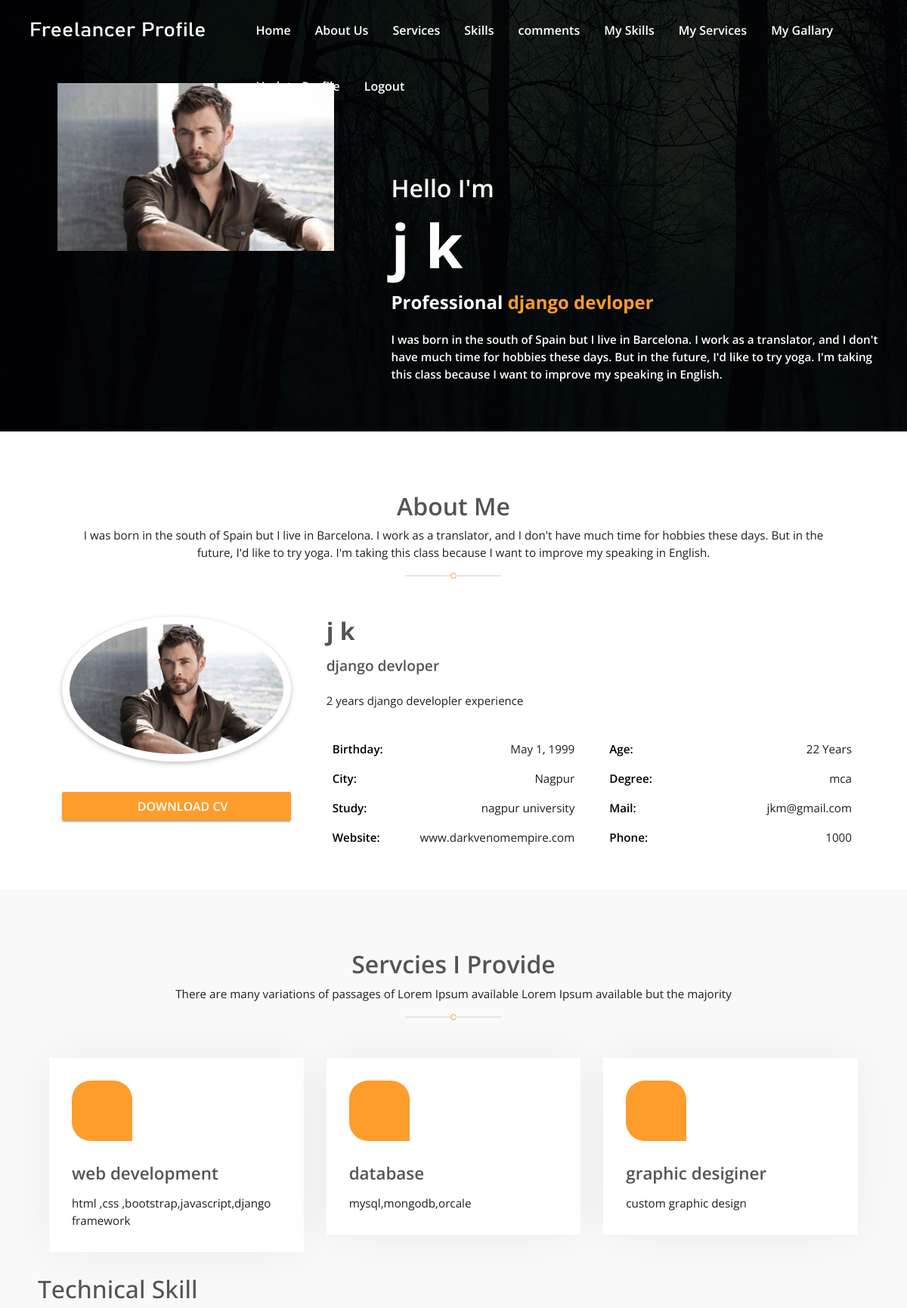
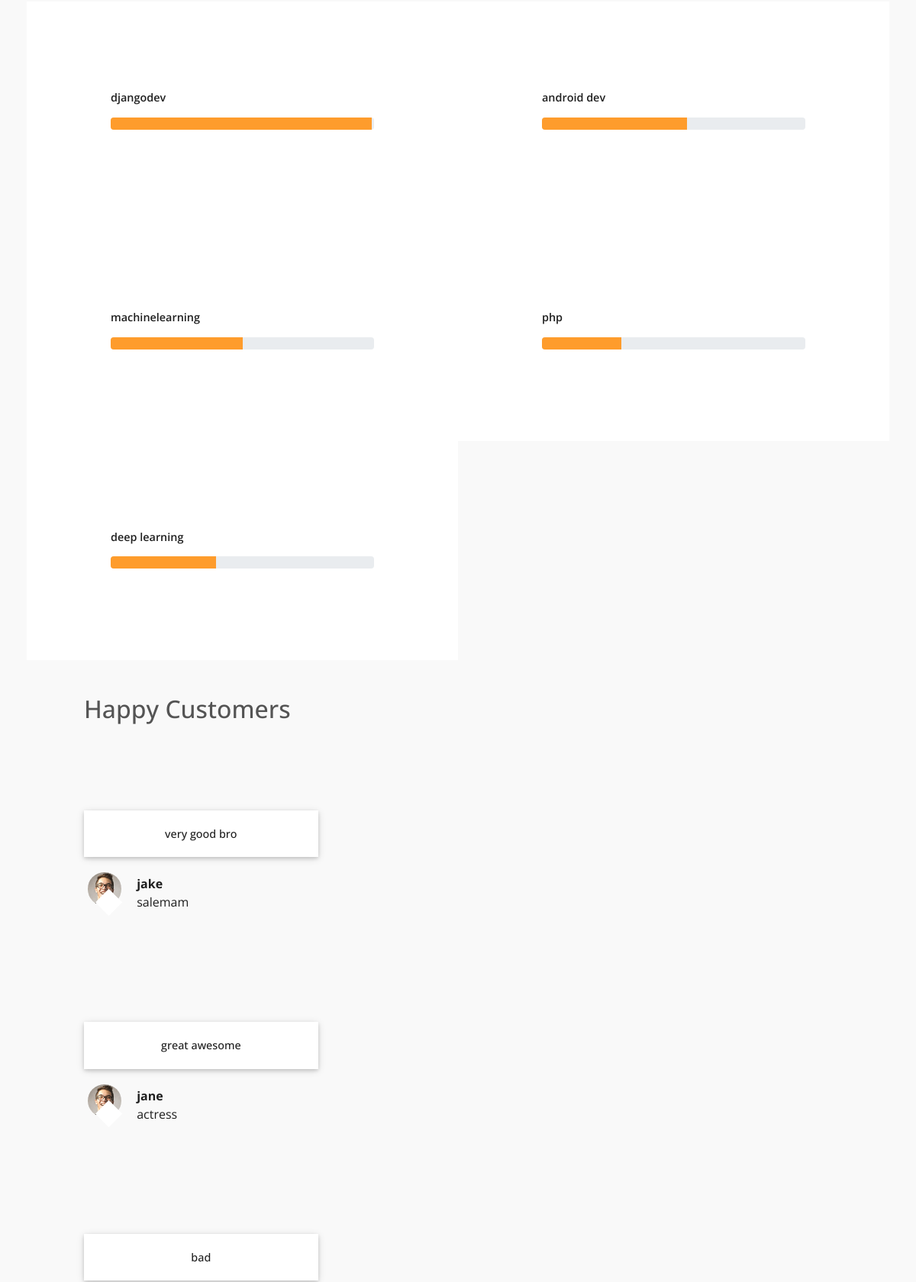
Screenshot of /index (signed in, upper part) with the database file from the repository (2 pictures, top to bottom).
### info/models.py (models this page shows)
class profilee(models.Model):
    connection=models.OneToOneField(to=User,on_delete=CASCADE)
    name = models.CharField(max_length=30,null=True,blank=True)
    profile_pic=models.ImageField(upload_to="pic",null=True,blank=True)
    profesion=models.CharField(max_length=30,null=True,blank=True)
    intro=models.TextField(null=True,blank=True)
    description = models.TextField(null=True,blank=True)
    Dob= models.DateField(null=True,blank=True)
    city=models.CharField(max_length=20,null=True,blank=True)
    university=models.CharField(max_length=50,null=True,blank=True)
    website=models.CharField(max_length=30,null=True,blank=True)
    age=models.IntegerField(null=True,blank=True)
    degree=models.CharField(max_length=20,null=True,blank=True)
    email=models.CharField(max_length=30,null=True,blank=True)
    phone=models.CharField(max_length=10,null=True,blank=True)

class services(models.Model):
    connection=models.ForeignKey(to=User,on_delete=CASCADE)
    title = models.CharField(max_length=20,null=True,blank=True)
    services_description=models.TextField(null=True,blank=True)
    services_icon=models.TextField(null=True,blank=True)

class technical_skills(models.Model):
    connection=models.ForeignKey(to=User,on_delete=CASCADE)
    tech_name= models.CharField(max_length=20,null=True,blank=True)
    progress=models.IntegerField(null=True,blank=True)

class com(models.Model):
    connection=models.ForeignKey(to=User,on_delete=CASCADE)
    name=models.CharField(max_length=20,null=True,blank=True)
    profession=models.CharField(max_length=20,null=True,blank=True)
    message=models.TextField(null=True,blank=True)

### info/views.py (the view)
# urls.py: path('index',views.index,name='index'),
@login_required(login_url="/")
def index(request):
    user=request.user
    data=profilee.objects.get(connection=user.id)
    ser=services.objects.filter(connection=user.id)
    gallary=portfollio.objects.filter(connection=user.id)
    skills=technical_skills.objects.filter(connection=user.id)
    comment=com.objects.filter(connection=user.id)
    context={'data':data,'services':ser,'gallary':gallary,'technical_skills':skills,'comment':comment}
    return render(request,'index.html',context)

### template/index.html (shortened to what this page needs)
{% load static %}
<!doctype html>
<html lang="en">
<head>
    <link rel="stylesheet" href="{% static 'assets/css/bootstrap.min.css' %}">
    <link rel="stylesheet" href="{% static 'assets/css/all.min.css' %}">
    <link rel="stylesheet" href="{% static 'assets/css/animate.min.css' %}">
    <link rel="stylesheet" href="{% static 'assets/plugins/slider/css/owl.carousel.min.css' %}">
    <link rel="stylesheet" href="{% static 'assets/plugins/slider/css/owl.theme.default.css' %}">
    <link rel="stylesheet" type="text/css" href="{% static 'assets/css/style.css' %}" />
</head>
    <body>
        <div class="home-screen container-fluid">
          <div class="home-cover">
                <div id="menu-jk" class="header">
                   <div class="container">
                       <div class="row">
                           <div class="col-md-3 logo">
                               <img class="logo-wt" src="{% static 'assets/images/logo.png' %}" alt="">
                           </div>
                           <div id="menu" class="col-md-9 d-none d-md-block">
                               <ul>
                                   <li><a href="#">Home</a></li>
                                   <li><a href="#about_us">About Us</a></li>
                                   <li><a href="#services">Services</a></li>
                                   <li><a href="#skills">Skills</a></li>
                                     <li><a href="{% url 'comment' %}">comments</a></li>
                                    <li><a href="{% url 'skills' %}">My Skills</a></li>
                                   <li><a href="{% url 'ser' %}">My Services</a></li>
                                   <li><a href="{% url 'gallary' %}">My Gallary</a></li>
                                   <li><a href="{% url 'form' %}">Update Profile</a></li>
                                   <li><a href="{% url 'logout' %}">Logout</a></li>
                               </ul>
                           </div>
                       </div>
                   </div>
               </div>
                <div class="container">
                   <div class="row home-detail">
                      <div class="col-md-5 animated bounceInLeft hom-img">
                          {%if data.profile_pic%}
                          <img src="{{data.profile_pic.url}}" alt="">
                          {%else%}
                          <img src="{% static 'assets/images/name.png' %}" alt="">
                          {%endif%}
                      </div>
                      <div class="col-md-7 animated bounceInRight homexp">
                           <h5>Hello I'm</h5>
                           <h2>{{data.name}}</h2>
                           <span>Professional <a >{{data.profesion}}</a> </span>
                           <p>{{data.intro}}</p>
                           <ul class="socil-icon">
                                <li>
                                    <a href="#"><i class="fab fa-facebook-f"></i></a>
                                </li>
                                <li>
                                    <a href="#"><i class="fab fa-twitter"></i></a>
                                </li>
                                <li>
                                    <a href="#"><i class="fab fa-instagram"></i></a>
                                </li>
                                <li>
                                    <a href="#"><i class="fab fa-pinterest-p"></i></a>
                                </li>
                                <li>
                                    <a href="#"><i class="fab fa-dribbble"></i></a>
                                </li>
                                <li>
                                    <a href="#"><i class="fab fa-behance"></i></a>
                                </li>
                           </ul>
                       </div>
                   </div>
                </div>
          </div>
        </div>
        <div id="about_us" class="about-us container-fluid">
           <div class="container">
               <div class="session-title row">
                    <h2>About Me</h2>
                    <p>{{data.intro}}</p>
                    <div class="heading-line"></div>
                </div>
                <div class="about-row row">
                   <div class="image-col col-md-4">
                    {%if data.profile_pic%}
                    <img src="{{data.profile_pic.url}}" alt="">
                    {%else%}
                    <img src="{% static 'assets/images/name.png' %}" alt="">
                    {%endif%}
                       <button class="btn btn-primary"><i class="fas fa-download"></i> Download CV</button>
                   </div>
                   <div class="detail-col col-md-8">
                       <h2>{{data.name}}</h2>
                        <h6>{{data.profesion}}</h6>
                        <p>{{data.description}}</p>
                          <div class="row">
                            <div class="col-md-6 col-12">
                                <div class="info-list">
                                    <ul>
                                        <li><span>Birthday:</span>{{data.Dob}}</li>
                                        <li><span>City:</span>{{data.city}}</li>
                                        <li><span>Study:</span>{{data.university}}</li>
                                        <li><span>Website:</span>{{data.website}}</li>
                                    </ul>
                                </div>
                            </div>
                            <div class="col-md-6 col-12">
                                <div class="info-list">
                                    <ul>
                                        <li><span>Age:</span>{{data.age}} Years</li>
                                        <li><span>Degree:</span>{{data.degree}}</li>
                                        <li><span>Mail:</span>{{data.email}}</li>
                                        <li><span>Phone:</span>{{data.phone}}</li>
                                    </ul>
                                </div>
                            </div>
                        </div>
                   </div>
                </div>
           </div>
        </div>
          <div id="services"  class="services container-fluid">
           <div class="container">
               <div class="session-title row">
                    <h2>Servcies I Provide</h2>
                    <p>There are many variations of passages of Lorem Ipsum available Lorem Ipsum available but the majority</p>
                    <div class="heading-line"></div>
                </div>
                <div class="services-row row">
                    {% for i in services %}
                    <div class="col-md-4 seric-div">
                        <div class="service-card">
                            <i class="far fa-file-image"></i>
                            <h4>{{i.title}}</h4>
                            <p>{{i.services_description}}</p>
                        </div>
                    </div>
                    {%endfor%}
              </div>
        </div>
             <div id="skills" class="skills container-fluid">
                  <h2>Technical Skill</h2>
                 <div class="row">
                     {% for i in technical_skills %}
                     <div class="col-md-6 skii-div tech-skill">
                         <ul>
                             <li>
                                 <label for="">{{i.tech_name}}</label>
                                     <div class="progress">
                                       <div class="progress-bar bg-warning" role="progressbar" style="width: {{i.progress}}%" aria-valuenow="95" aria-valuemin="0" aria-valuemax="100"></div>
                                     </div>
                             </li>
                         </ul>
                     </div>
                        {%endfor%}
                 </div>
             </div>
     <section id="testimonial" class="customer-serv">
            <div class="container">
                <h2>Happy Customers</h2>
                 {% for i in comment %}
                <div class="row session-title">
                </div>
                <div class="row ro-clo">
                    <div data-anijs="if: scroll, on: window, do: bounceInLeft animated, before: scrollReveal" class="col-12  col-md-6 col-lg-4">
                        <div class="shado-2 card-b">
                            <p>{{i.message}}</p>
                        </div>
                        <div class="cust-det row">
                            <div class="col-sm-3 col-3 img-circl">
                                <img alt="" src="{% static 'assets/images/testimonial/member-01.jpg' %}">
                            </div>
                            <div class="col-sm-5 col-5 an-mtc no-padding">
                                <b>{{i.name}}</b>
                                <p>{{i.profession}}</p>
                            </div>
                        </div>
                    </div>
                </div>
                {%endfor%}
            </div>
        </section>
        </div>
    </body>
</html>

### rows the page displays
profilee: profile_pic (picture), name "j k", profesion "django devloper", intro "I was born in the south of Spain but I live in Barcelona. I work as a translator, and I don't have much time for hobbies these days. But in the future, I'd like to try yoga. I'm taking this class because I want to improve my speaking in English.", description "2 years django developler experience", Dob "May 1, 1999", city "Nagpur", university "nagpur university", website "www.darkvenomempire.com", age "22", degree "mca", email "jkm@gmail.com", phone "1000"
services: title "web development", services_description "html ,css ,bootstrap,javascript,django framework"
services: title "database", services_description "mysql,mongodb,orcale"
services: title "graphic desiginer", services_description "custom graphic design"
technical_skills: tech_name "djangodev", progress 99 (drawn)
technical_skills: tech_name "android dev", progress 55 (drawn)
technical_skills: tech_name "machinelearning", progress 50 (drawn)
technical_skills: tech_name "php", progress 30 (drawn)
technical_skills: tech_name "deep learning", progress 40 (drawn)
com: message "very good bro", name "jake", profession "salemam"
com: message "great awesome", name "jane", profession "actress"
com: message "bad"
